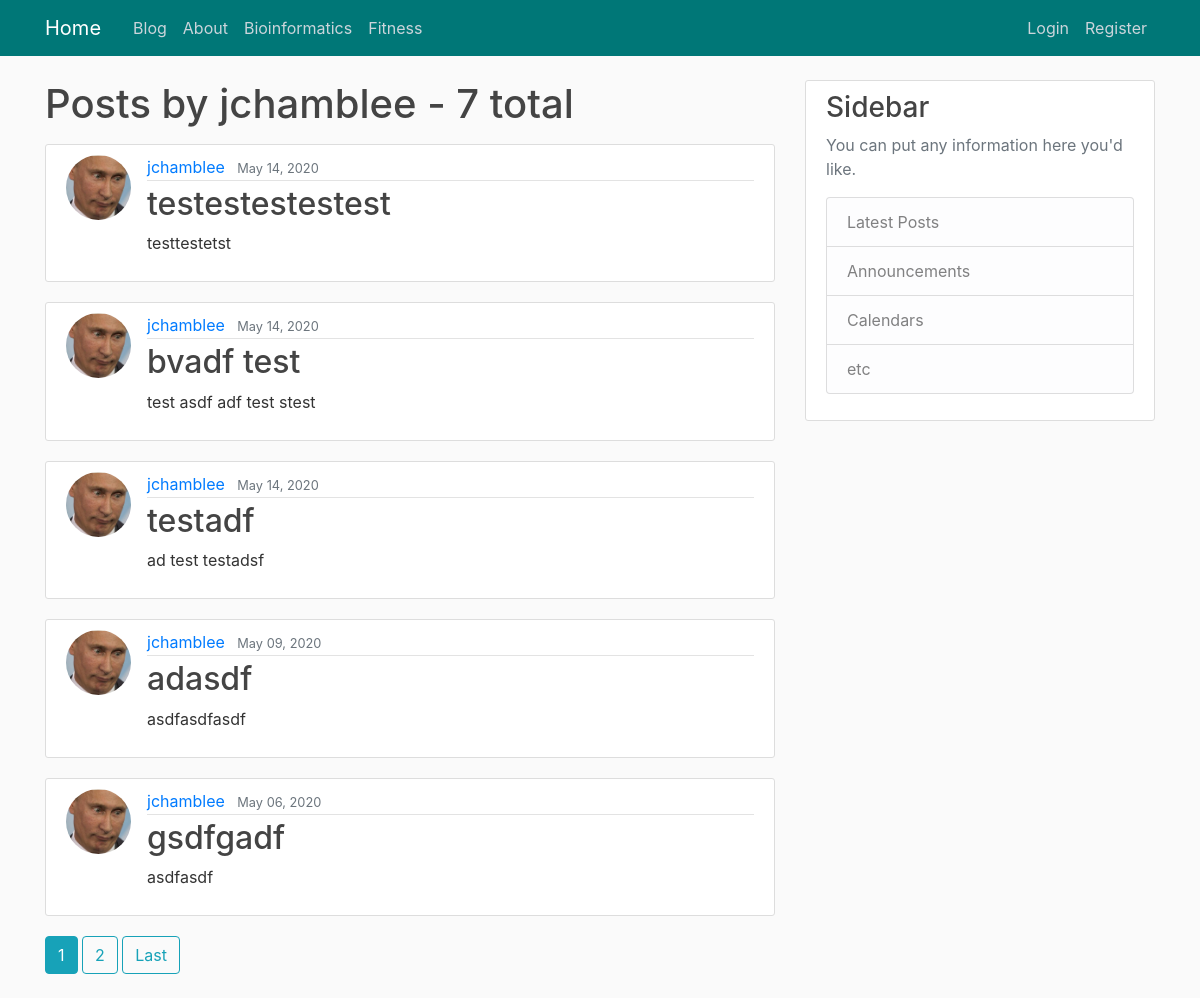
Page /user/jchamblee on the committed database.
### blog/models.py (models this page shows, shortened)
class Post(models.Model):
    title = models.CharField(max_length=100)
    content = models.TextField()
    date_posted = models.DateTimeField(default=timezone.now)
    author = models.ForeignKey(User, on_delete=models.CASCADE)
    nsfw = models.BooleanField(default=False)

### users/models.py (models this page shows, shortened)
class Profile(models.Model):
    user = models.OneToOneField(User, on_delete=models.CASCADE)
    image = models.ImageField(default='default.jpg', upload_to='profile_pics')

### blog/views.py (the view)
# urls.py: path('user/<str:username>', UserPostListView.as_view(), name='user-posts'),
class UserPostListView(ListView):
    model = Post
    template_name = 'blog/user_posts.html'
    context_object_name = 'posts'
    paginate_by = 5
    def get_queryset(self):
        user = get_object_or_404(User, username=self.kwargs.get('username'))
        return Post.objects.filter(author=user).order_by('-date_posted')

### blog/templates/blog/user_posts.html (shortened to what this page needs)
{% extends "blog/base.html" %}
{% block content %}
    <h1 class="mb-3">Posts by {{ view.kwargs.username }} - {{ page_obj.paginator.count }} total</h1>
    {% for post in posts %}
        <article class="media content-section">
            <img class="rounded-circle article-img" src="{{ post.author.profile.image.url }}">
          <div class="media-body">
            <div class="article-metadata">
              <a class="mr-2" href="{% url 'user-posts' post.author %}">{{ post.author }}</a>
              <small class="text-muted">{{ post.date_posted|date:'F d, Y' }}</small>
            </div>
            <h2><a class="article-title" href="{% url 'post-detail' post.id %}">{{ post.title }}</a></h2>
            <p class="article-content">{{ post.content }}</p>
          </div>
        </article>
    {% endfor %}
    {% if is_paginated %}
        {% for num in page_obj.paginator.page_range %}
            {% if page_obj.number == num %}
                <a class='btn btn-info mb-4' href="?page={{ num }}">{{ num }}</a>
            {% elif num > page_obj.number|add:'-3' and num < page_obj.number|add:'3' %}
                <a class='btn btn-outline-info mb-4' href="?page={{ num }}">{{ num }}</a>
            {% endif %}
        {% endfor %}
    {% if page_obj.has_next %}
        <a class='btn btn-outline-info mb-4' href="?page={{ page_obj.paginator.num_pages }}">Last</a>
    {% endif %}
    {% endif %}
{% endblock content %}

### blog/templates/blog/base.html (shortened to what this page needs)
<!DOCTYPE html>
{% load static %}
<html lang="en-US">
<head>
    <link rel="stylesheet" href="https://stackpath.bootstrapcdn.com/bootstrap/4.5.0/css/bootstrap.min.css">
    <link rel="stylesheet" type="text/css" href="{% static 'blog/main.css' %}">
</head>
<body>
    <header class="site-header">
      <nav class="navbar navbar-expand-md navbar-dark bg-steel fixed-top">
        <div class="container">
          <a class="navbar-brand mr-4" href="{% url 'blog-home' %}">Home</a>
          <div class="collapse navbar-collapse" id="navbarToggle">
            <div class="navbar-nav mr-auto">
              <a class="nav-item nav-link" href="{% url 'blog-home' %}">Blog</a>
              <a class="nav-item nav-link" href="{% url 'blog-about' %}">About</a>
                <a class="nav-item nav-link" href="{% url 'blog-CV' %}">Bioinformatics</a>
                <a class="nav-item nav-link" href="{% url 'fitness-home' %}">Fitness</a>
            </div>
            <div class="navbar-nav">
                {% if user.is_authenticated %}
                    <a class="nav-item nav-link" href="{% url 'post-create' %}">New Post</a>
                    <a class="nav-item nav-link" href="{% url 'profile' %}">Profile</a>
                    <a class="nav-item nav-link" href="{% url 'logout' %}">Logout</a>
                {% else %}
                  <a class="nav-item nav-link" href="{% url 'login' %}">Login</a>
                  <a class="nav-item nav-link" href="{% url 'register' %}">Register</a>
                {% endif %}
            </div>
          </div>
        </div>
      </nav>
    </header>
</body>
<body>
    <main role="main" class="container">
      <div class="row">
        <div class="col-md-8">
          {% block content %}{% endblock %}
        </div>
        <div class="col-md-4">
          <div class="content-section">
            <h3>Sidebar</h3>
            <p class='text-muted'>You can put any information here you'd like.
              <ul class="list-group">
                <li class="list-group-item list-group-item-light">Latest Posts</li>
                <li class="list-group-item list-group-item-light">Announcements</li>
                <li class="list-group-item list-group-item-light">Calendars</li>
                <li class="list-group-item list-group-item-light">etc</li>
              </ul>
            </p>
          </div>
        </div>
      </div>
    </main>
</body>
</html>

### blog/static/blog/main.css (style rules this page uses)
body { background: #fafafa; color: #333333; margin-top: 5rem; }
h1, h2, h3, h4, h5, h6 { color: #444444; }
ul { margin: 0; }
.bg-steel { background-color: #007777; }
.site-header .navbar-nav .nav-link { color: #cbd5db; }
.content-section { background: #ffffff; padding: 10px 20px; border: 1px solid #dddddd; border-radius: 3px; margin-bottom: 20px; }
.article-title { color: #444444; }
.article-content { white-space: pre-line; }
.article-img { height: 65px; width: 65px; margin-right: 16px; }
.article-metadata { padding-bottom: 1px; margin-bottom: 4px; border-bottom: 1px solid #e3e3e3 }

### rows in the picture
Post: author.profile.image (picture), author "jchamblee", date_posted "May 14, 2020", title "testestestestest", content "testtestetst"
Post: author.profile.image (picture), author "jchamblee", date_posted "May 14, 2020", title "bvadf test", content "test asdf adf test stest"
Post: author.profile.image (picture), author "jchamblee", date_posted "May 14, 2020", title "testadf", content "ad test testadsf"
Post: author.profile.image (picture), author "jchamblee", date_posted "May 09, 2020", title "adasdf", content "asdfasdfasdf"
Post: author.profile.image (picture), author "jchamblee", date_posted "May 06, 2020", title "gsdfgadf", content "asdfasdf"

### other values in the picture
{{ view.kwargs.username }} "jchamblee"
{{ page_obj.paginator.count }} "7"
{{ num }} "1"
{{ num }} "2"
